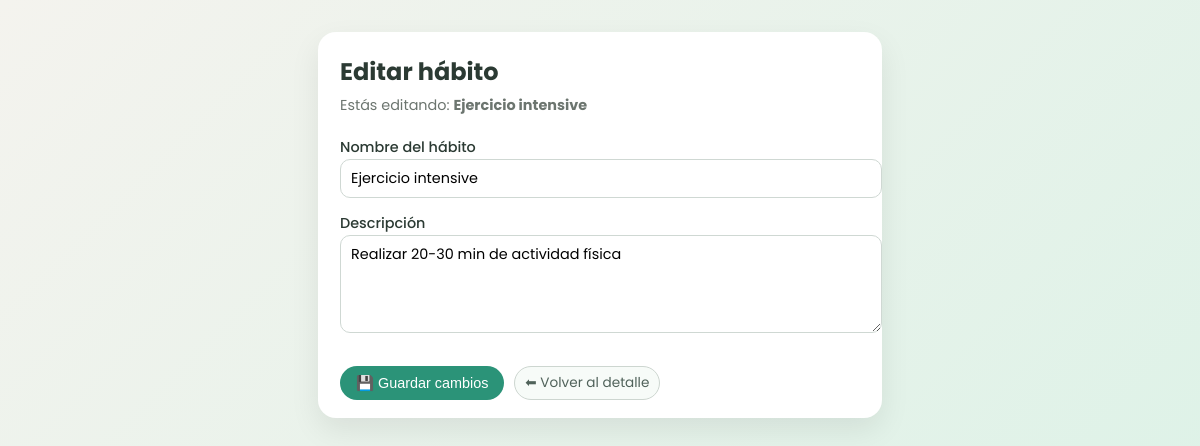
/polls/2/edit/, run on the app's committed database.
### polls/models.py (models this page shows, shortened)
class Habit(models.Model):
    habit_text = models.CharField(max_length=200, verbose_name="Nombre del hábito")
    description = models.TextField(blank=True, verbose_name="Descripción")
    pub_date = models.DateTimeField("Fecha de creación", auto_now_add=True)
    updated_at = models.DateTimeField("Fecha de modificación", auto_now=True)

### polls/views.py (the view)
# urls.py: path("<int:habit_id>/edit/", views.edit_habit, name="edit_habit"),
def edit_habit(request, habit_id):
    habit = get_object_or_404(Habit, pk=habit_id)
    if request.method == "POST":
        form = HabitForm(request.POST, instance=habit)
        if form.is_valid():
            form.save()
            return redirect("polls:detail", habit_id=habit.id)
    else:
        form = HabitForm(instance=habit)
    context = {
        "form": form,
        "habit": habit,
    }
    return render(request, "polls/edit_habit.html", context)

### polls/forms.py (shortened to what this page needs)
class HabitForm(forms.ModelForm):
    class Meta:
        model = Habit
        fields = ["habit_text", "description"]
        labels = {"habit_text": "Nombre del hábito", "description": "Descripción"}
        widgets = {
            "habit_text": forms.TextInput(attrs={"class": "form-control", "placeholder": "Ej: Leer 20 minutos"}),
            "description": forms.Textarea(attrs={"class": "form-control", "rows": 3}),
        }

### polls/templates/polls/edit_habit.html (shortened to what this page needs)
<!DOCTYPE html>
<html lang="es">
<head>
</head>
<body>
    <div class="card">
        <h1>Editar hábito</h1>
        <p class="subtitle">
            Estás editando: <strong>{{ habit.habit_text }}</strong>
        </p>
        <form method="post">
            {% for field in form %}
                <div>
                    <label for="{{ field.id_for_label }}">{{ field.label }}</label>
                    {{ field }}
                </div>
            {% endfor %}
            <div class="actions">
                <button type="submit" class="primary-button">
                    💾 Guardar cambios
                </button>
                <a href="{% url 'polls:detail' habit.id %}" class="secondary-link">
                    ⬅ Volver al detalle
                </a>
            </div>
        </form>
    </div>
</body>
</html>

### polls/templates/polls/edit_habit.html (style rules this page uses)
body { font-family: "Poppins", sans-serif; background: linear-gradient(135deg, #f4f3ee, #d9f2e6); color: #2b3a33; display: flex; justify-content: center; align-items: flex-start; min-height: 100vh; margin: 0; padding: 32px 16px; }
.card { background: #ffffff; border-radius: 18px; padding: 22px 22px 18px; width: 100%; max-width: 520px; box-shadow: 0 12px 30px rgba(0, 0, 0, 0.08); }
h1 { margin: 0 0 6px; font-size: 1.5rem; }
.subtitle { margin: 0 0 18px; font-size: 0.9rem; color: #6c756f; }
form { display: flex; flex-direction: column; gap: 12px; }
label { font-size: 0.9rem; font-weight: 500; }
input[type="text"], textarea { width: 100%; padding: 8px 10px; border-radius: 10px; border: 1px solid #cfd8d3; font-family: inherit; font-size: 0.9rem; }
textarea { resize: vertical; min-height: 80px; }
.actions { margin-top: 14px; display: flex; gap: 10px; flex-wrap: wrap; }
.primary-button { text-decoration: none; background: #2b9378; color: #ffffff; padding: 8px 16px; border-radius: 999px; font-size: 0.9rem; font-weight: 500; border: none; cursor: pointer; display: inline-flex; align-items: center; gap: 6px; }
.secondary-link { text-decoration: none; font-size: 0.85rem; color: #50625a; padding: 6px 10px; border-radius: 999px; border: 1px solid #cdd6d0; background: #f7fbf8; }

### data on the page
Habit: habit_text "Ejercicio intensive", form "Ejercicio intensive" "Realizar 20-30 min de actividad física"

### other printed values
{{ field.label }} "Nombre del hábito" "Descripción"
